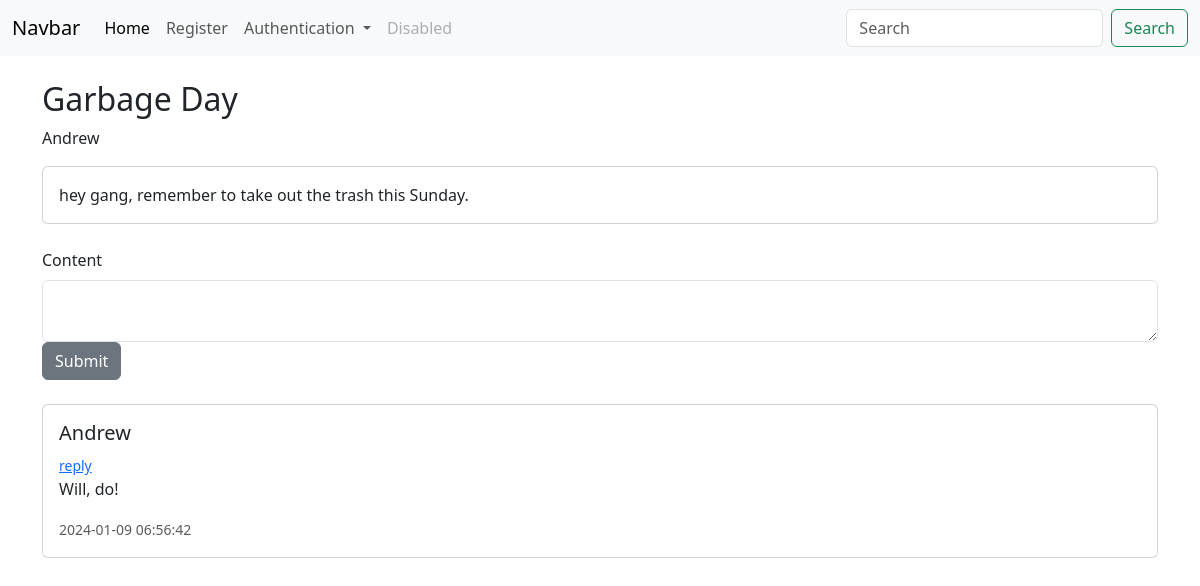
/group_task/2 (signed in), run on an earlier commit of the app's database.
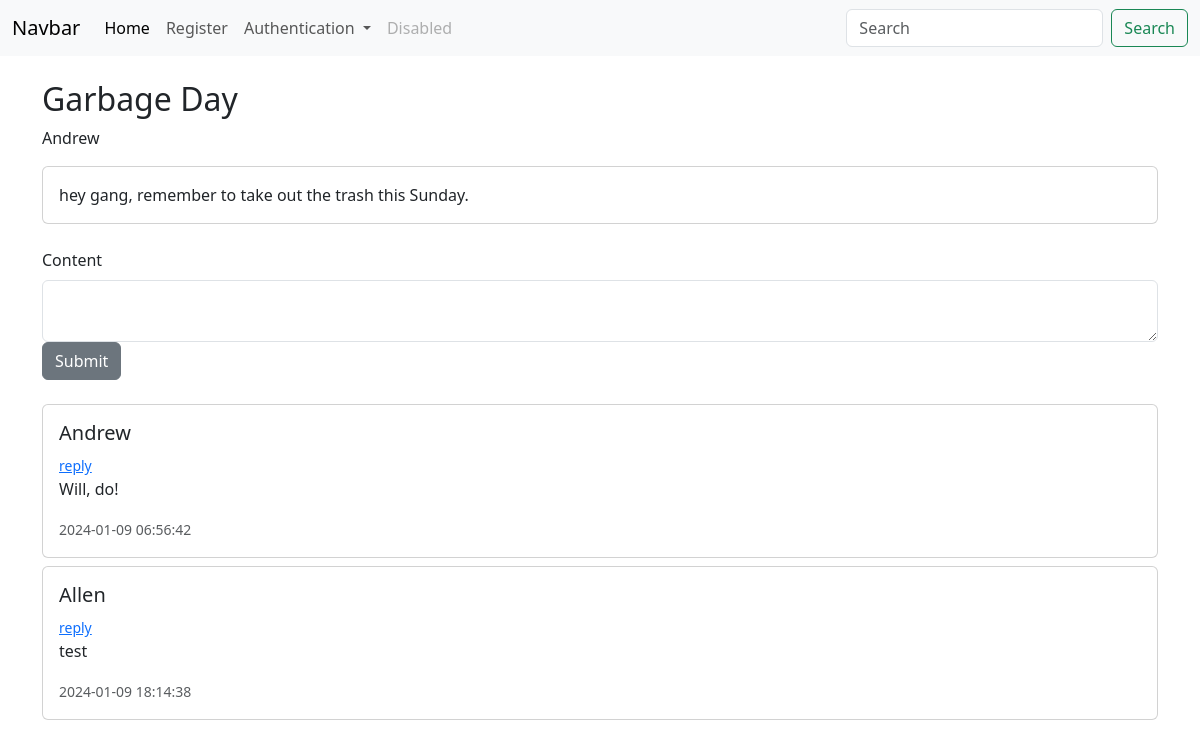
And on a later commit of the database.
### app/models/models.py (models this page shows, shortened)
class GroupTasks(db.Model): # TODO reference other users, and each user can see their tasks
    id = db.Column(db.Integer, primary_key=True)
    poster_id = db.Column(db.Integer, db.ForeignKey('users.id'))
    title = db.Column(db.String(55))
    content = db.Column(db.Text)
    due_date = db.Column(db.DateTime, default=datetime.utcnow)
    date_posted = db.Column(db.DateTime, default=datetime.utcnow)
    status = db.Column(db.Integer, default = 0)
    tally = db.Column(db.Integer, default = 0)

class Users(db.Model, UserMixin):
    id = db.Column(db.Integer, primary_key=True)
    key = db.Column(db.String(20), nullable=False)
    username = db.Column(db.String(20), nullable=False, unique=True)
    name = db.Column(db.String(40), nullable=False)
    date_added = db.Column(db.DateTime, default=datetime.utcnow)
    password_hash = db.Column(db.String(128))
    @property
    def password(self):
        raise AttributeError('password is not a readable attribute!')

class GroupTasksComments(db.Model):
    id = db.Column(db.Integer, primary_key=True, autoincrement=True)
    task_id = db.Column(db.Integer, db.ForeignKey('group_tasks.id'))
    parent_id = db.Column(db.Integer, db.ForeignKey('group_tasks_comments.id'), nullable=True, default = 0) # null by default
    poster_id = db.Column(db.Integer, db.ForeignKey('users.id'))
    content = db.Column(db.String(1000), nullable=False)
    date_posted = db.Column(db.DateTime, default=datetime.utcnow)
    last_updated = db.Column(db.DateTime, default=datetime.utcnow)
    tally = db.Column(db.Integer, default = 0)

### app/dash/routes.py (the view)
@dash_bp.route("/group_task/<int:id>", methods=['GET', 'POST'])
@login_required
def group_task(id):
    comment_form = GroupTaskCommentForm()
    if comment_form.validate_on_submit():
        return paul.post_task_comment_and_redirect(comment_form, id)
    comments = paul.get_task_comments(id)
    task = paul.get_task(id)
    name = paul.get_poster_name(task.poster_id)
    comment_form.content.data = '' # not entirely neccessary, paul handles this
    return render_template("group_task.html", id=id, comments = comments, task = task, name=name, comment_form=comment_form, get_name = paul.get_poster_name)

### app/forms.py
class GroupTaskCommentForm(FlaskForm):
    content = CKEditorField('Content', validators=[DataRequired()])
    submit = SubmitField("Submit")

class SearchForm(FlaskForm):
    searched = StringField("Searched", validators=[DataRequired()])
    submit = SubmitField("Submit")

### app/DataInterface/group.py (called while the page is built)
    def get_task_comments(self, id):
        task = GroupTasks.query.get_or_404(id)
        comments = []
        get_comments = GroupTasksComments.query.filter_by(parent_id=0, task_id = id)
        for i in get_comments:
            comments.append(i)
        return comments

    def get_poster_name(self, poster_id ):
        return Users.query.filter_by(id = poster_id).first().name

    def get_task(self, id):
        return GroupTasks.query.get_or_404(id)

### run.py (called while the page is built)
@app.context_processor
def base():
    form = SearchForm()
    return dict(form=form)

### app/templates/group_task.html (shortened to what this page needs)
{% extends 'base.html' %}
{% block content %}
<div class="container mt-4">
    <h2>{{ task.title }}</h2>
    <p>{{ name }}</p>
    <div class="card mb-4">
        <div class="card-body">
            <p class="card-text" style="max-width: 800px; word-wrap: break-word;">{{ task.content }}</p>
        </div>
    </div>
    <form method="POST" class="mb-4">
        <div class="form-group">
            {{ comment_form.content.label(class="form-label") }}
            {{ comment_form.content(class="form-control") }}
        </div>
        {{ comment_form.submit(class="btn btn-secondary") }}
    </form>
    <div class="comments">
        {% for comment in comments %}
            <div class="card mb-2">
                <div class="card-body">
                    <h5 class="card-title">{{ get_name(comment.poster_id) }}</h5> <small><a href="{{url_for('dash_bp.comment', id=comment.id)}}">reply</a></small>
                    <p class="card-text">{{ comment.content }}</p>
                    <p class="card-text"><small class="text-muted">{{ comment.date_posted.strftime('%Y-%m-%d %H:%M:%S') }}</small></p>
                </div>
            </div>
        {% endfor %}
    </div>
</div>
{% endblock %}

### app/templates/base.html (shortened to what this page needs)
<!doctype html>
<html lang="en">
    <head>
        <link href="https://cdn.jsdelivr.net/npm/bootstrap@5.3.2/dist/css/bootstrap.min.css" rel="stylesheet">
        <link href="{{url_for('static', filename='css/styles.css')}}" rel="stylesheet">
      </head>
<body>
    {%include 'navbar.html'%}
    {%block content%}
    {%endblock%}
</body>
</html>

### app/templates/navbar.html (shortened to what this page needs)
<nav class="navbar navbar-expand-lg bg-light">
    <div class="container-fluid">
      <a class="navbar-brand" href="#">Navbar</a>
      <div class="collapse navbar-collapse" id="navbarSupportedContent">
        <ul class="navbar-nav me-auto mb-2 mb-lg-0">
          <li class="nav-item">
            <a class="nav-link active" aria-current="page" href="{{ url_for('dash_bp.index') }}">Home</a>
          </li>
          <li class="nav-item">
            <a class="nav-link" href="{{ url_for('auth_bp.new_user') }}">Register</a>
          </li>
          <li class="nav-item dropdown">
            <a class="nav-link dropdown-toggle" href="#" role="button" data-bs-toggle="dropdown" aria-expanded="false">
              Authentication
            </a>
          </li>
          <li class="nav-item">
            {%if current_user.username == "admin"%}
            <li><a class="nav-link" href=#>Admin Console</a></li>
            {%else%}
            <a class="nav-link disabled">Disabled</a>
            {%endif%}
          </li>
        </ul>
        <form method="POST" action="{{url_for('search_bp.search') }}" class="d-flex">
          <input class="form-control me-2" type="search" placeholder="Search" aria-label="Search" name="searched">
          <button class="btn btn-outline-success" type="submit">Search</button>
        </form>
      </div>
    </div>
  </nav>

What changed in the data, as far as the page shows it:
added GroupTasksComments: content "test", date_posted "2024-01-09 18:14:38"
now on this page (row unchanged): Users: name "Allen"
